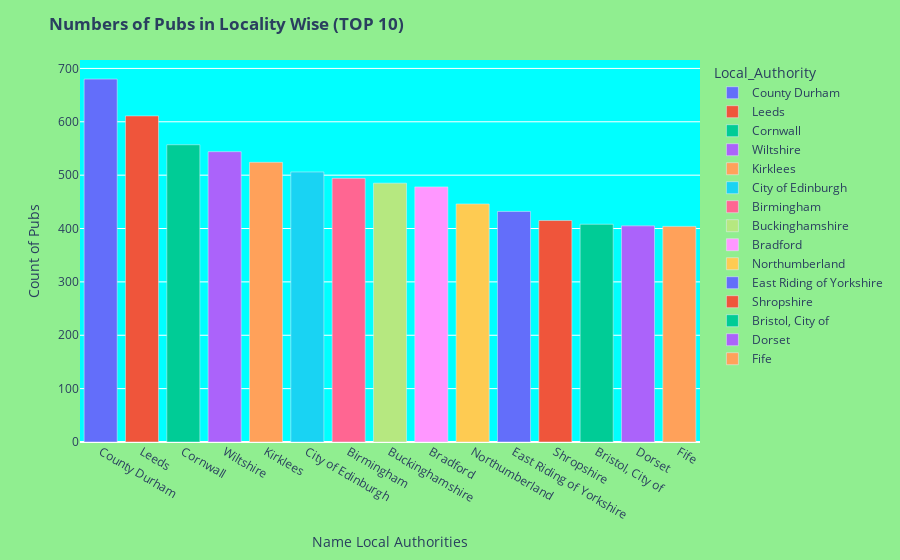

Notebook code for this chart:
### Code cell
fig = px.bar(df, x = loc.index, y=loc.values, color = loc.index)
fig.update_layout(
    title = "<b> Numbers of Pubs in Locality Wise (TOP 10) </b>",
    xaxis_title = "Name Local Authorities",
    yaxis_title = "Count of Pubs",
    legend_title = "Local_Authority",
    paper_bgcolor = "lightgreen",
    plot_bgcolor = "cyan"
    
)
fig.show()

### Figure 1 — Plotly figure (JSON) as saved in the notebook; plotly's stock layout.template omitted (floating-point values rounded to 4 significant figures)
{"data": [{"alignmentgroup": "True", "hovertemplate": "color=County Durham<br>x=%{x}<br>y=%{y}<extra></extra>", "legendgroup": "County Durham", "marker": {"color": "#636efa", "pattern": {"shape": ""}}, "name": "County Durham", "offsetgroup": "County Durham", "orientation": "v", "showlegend": true, "textposition": "auto", "type": "bar", "x": ["County Durham"], "xaxis": "x", "y": [680], "yaxis": "y"}, {"alignmentgroup": "True", "hovertemplate": "color=Leeds<br>x=%{x}<br>y=%{y}<extra></extra>", "legendgroup": "Leeds", "marker": {"color": "#EF553B", "pattern": {"shape": ""}}, "name": "Leeds", "offsetgroup": "Leeds", "orientation": "v", "showlegend": true, "textposition": "auto", "type": "bar", "x": ["Leeds"], "xaxis": "x", "y": [611], "yaxis": "y"}, {"alignmentgroup": "True", "hovertemplate": "color=Cornwall<br>x=%{x}<br>y=%{y}<extra></extra>", "legendgroup": "Cornwall", "marker": {"color": "#00cc96", "pattern": {"shape": ""}}, "name": "Cornwall", "offsetgroup": "Cornwall", "orientation": "v", "showlegend": true, "textposition": "auto", "type": "bar", "x": ["Cornwall"], "xaxis": "x", "y": [557], "yaxis": "y"}, {"alignmentgroup": "True", "hovertemplate": "color=Wiltshire<br>x=%{x}<br>y=%{y}<extra></extra>", "legendgroup": "Wiltshire", "marker": {"color": "#ab63fa", "pattern": {"shape": ""}}, "name": "Wiltshire", "offsetgroup": "Wiltshire", "orientation": "v", "showlegend": true, "textposition": "auto", "type": "bar", "x": ["Wiltshire"], "xaxis": "x", "y": [544], "yaxis": "y"}, {"alignmentgroup": "True", "hovertemplate": "color=Kirklees<br>x=%{x}<br>y=%{y}<extra></extra>", "legendgroup": "Kirklees", "marker": {"color": "#FFA15A", "pattern": {"shape": ""}}, "name": "Kirklees", "offsetgroup": "Kirklees", "orientation": "v", "showlegend": true, "textposition": "auto", "type": "bar", "x": ["Kirklees"], "xaxis": "x", "y": [524], "yaxis": "y"}, {"alignmentgroup": "True", "hovertemplate": "color=City of Edinburgh<br>x=%{x}<br>y=%{y}<extra></extra>", "legendgroup": "City of Edinburgh", "marker": {"color": "#19d3f3", "pattern": {"shape": ""}}, "name": "City of Edinburgh", "offsetgroup": "City of Edinburgh", "orientation": "v", "showlegend": true, "textposition": "auto", "type": "bar", "x": ["City of Edinburgh"], "xaxis": "x", "y": [506], "yaxis": "y"}, {"alignmentgroup": "True", "hovertemplate": "color=Birmingham<br>x=%{x}<br>y=%{y}<extra></extra>", "legendgroup": "Birmingham", "marker": {"color": "#FF6692", "pattern": {"shape": ""}}, "name": "Birmingham", "offsetgroup": "Birmingham", "orientation": "v", "showlegend": true, "textposition": "auto", "type": "bar", "x": ["Birmingham"], "xaxis": "x", "y": [494], "yaxis": "y"}, {"alignmentgroup": "True", "hovertemplate": "color=Buckinghamshire<br>x=%{x}<br>y=%{y}<extra></extra>", "legendgroup": "Buckinghamshire", "marker": {"color": "#B6E880", "pattern": {"shape": ""}}, "name": "Buckinghamshire", "offsetgroup": "Buckinghamshire", "orientation": "v", "showlegend": true, "textposition": "auto", "type": "bar", "x": ["Buckinghamshire"], "xaxis": "x", "y": [485], "yaxis": "y"}, {"alignmentgroup": "True", "hovertemplate": "color=Bradford<br>x=%{x}<br>y=%{y}<extra></extra>", "legendgroup": "Bradford", "marker": {"color": "#FF97FF", "pattern": {"shape": ""}}, "name": "Bradford", "offsetgroup": "Bradford", "orientation": "v", "showlegend": true, "textposition": "auto", "type": "bar", "x": ["Bradford"], "xaxis": "x", "y": [478], "yaxis": "y"}, {"alignmentgroup": "True", "hovertemplate": "color=Northumberland<br>x=%{x}<br>y=%{y}<extra></extra>", "legendgroup": "Northumberland", "marker": {"color": "#FECB52", "pattern": {"shape": ""}}, "name": "Northumberland", "offsetgroup": "Northumberland", "orientation": "v", "showlegend": true, "textposition": "auto", "type": "bar", "x": ["Northumberland"], "xaxis": "x", "y": [446], "yaxis": "y"}, {"alignmentgroup": "True", "hovertemplate": "color=East Riding of Yorkshire<br>x=%{x}<br>y=%{y}<extra></extra>", "legendgroup": "East Riding of Yorkshire", "marker": {"color": "#636efa", "pattern": {"shape": ""}}, "name": "East Riding of Yorkshire", "offsetgroup": "East Riding of Yorkshire", "orientation": "v", "showlegend": true, "textposition": "auto", "type": "bar", "x": ["East Riding of Yorkshire"], "xaxis": "x", "y": [432], "yaxis": "y"}, {"alignmentgroup": "True", "hovertemplate": "color=Shropshire<br>x=%{x}<br>y=%{y}<extra></extra>", "legendgroup": "Shropshire", "marker": {"color": "#EF553B", "pattern": {"shape": ""}}, "name": "Shropshire", "offsetgroup": "Shropshire", "orientation": "v", "showlegend": true, "textposition": "auto", "type": "bar", "x": ["Shropshire"], "xaxis": "x", "y": [415], "yaxis": "y"}, {"alignmentgroup": "True", "hovertemplate": "color=Bristol, City of<br>x=%{x}<br>y=%{y}<extra></extra>", "legendgroup": "Bristol, City of", "marker": {"color": "#00cc96", "pattern": {"shape": ""}}, "name": "Bristol, City of", "offsetgroup": "Bristol, City of", "orientation": "v", "showlegend": true, "textposition": "auto", "type": "bar", "x": ["Bristol, City of"], "xaxis": "x", "y": [408], "yaxis": "y"}, {"alignmentgroup": "True", "hovertemplate": "color=Dorset<br>x=%{x}<br>y=%{y}<extra></extra>", "legendgroup": "Dorset", "marker": {"color": "#ab63fa", "pattern": {"shape": ""}}, "name": "Dorset", "offsetgroup": "Dorset", "orientation": "v", "showlegend": true, "textposition": "auto", "type": "bar", "x": ["Dorset"], "xaxis": "x", "y": [405], "yaxis": "y"}, {"alignmentgroup": "True", "hovertemplate": "color=Fife<br>x=%{x}<br>y=%{y}<extra></extra>", "legendgroup": "Fife", "marker": {"color": "#FFA15A", "pattern": {"shape": ""}}, "name": "Fife", "offsetgroup": "Fife", "orientation": "v", "showlegend": true, "textposition": "auto", "type": "bar", "x": ["Fife"], "xaxis": "x", "y": [404], "yaxis": "y"}], "layout": {"barmode": "relative", "legend": {"title": {"text": "Local_Authority"}, "tracegroupgap": 0}, "margin": {"t": 60}, "paper_bgcolor": "lightgreen", "plot_bgcolor": "cyan", "title": {"text": "<b> Numbers of Pubs in Locality Wise (TOP 10) </b>"}, "xaxis": {"anchor": "y", "domain": [0, 1], "title": {"text": "Name Local Authorities"}}, "yaxis": {"anchor": "x", "domain": [0, 1], "title": {"text": "Count of Pubs"}}}}
